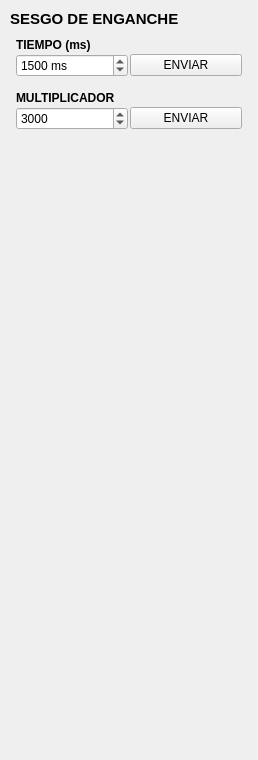
       <widget class="QFrame" name="box_dodge_bias">
        <property name="geometry">
         <rect>
          <x>1116</x>
          <y>20</y>
          <width>258</width>
          <height>760</height>
         </rect>
        </property>
        <layout class="QVBoxLayout" name="verticalLayout_box_dodge_bias">
         <property name="spacing">
          <number>6</number>
         </property>
         <property name="leftMargin">
          <number>10</number>
         </property>
         <property name="topMargin">
          <number>10</number>
         </property>
         <property name="rightMargin">
          <number>10</number>
         </property>
         <property name="bottomMargin">
          <number>10</number>
         </property>
         <item>
          <widget class="QLabel" name="label_title_dodge_bias">
           <property name="font">
            <font>
             <pointsize>11</pointsize>
             <bold>true</bold>
            </font>
           </property>
           <property name="text">
            <string>SESGO DE ENGANCHE</string>
           </property>
          </widget>
         </item>
         <item>
          <widget class="QFrame" name="item_dodge_bias_time">
           <layout class="QVBoxLayout" name="layout_item_dodge_bias_time">
            <property name="spacing">
             <number>2</number>
            </property>
            <property name="leftMargin">
             <number>6</number>
            </property>
            <property name="topMargin">
             <number>4</number>
            </property>
            <property name="rightMargin">
             <number>6</number>
            </property>
            <property name="bottomMargin">
             <number>4</number>
            </property>
            <item>
             <widget class="QLabel" name="label_dodgeBiasTime">
              <property name="font">
               <font>
                <bold>true</bold>
               </font>
              </property>
              <property name="text">
               <string>TIEMPO (ms)</string>
              </property>
             </widget>
            </item>
            <item>
             <layout class="QHBoxLayout" name="horizontalLayout_dodgeBiasTime">
              <item>
               <widget class="QSpinBox" name="setDodgeBiasTime">
                <property name="suffix">
                 <string> ms</string>
                </property>
                <property name="minimum">
                 <number>0</number>
                </property>
                <property name="maximum">
                 <number>30000</number>
                </property>
                <property name="singleStep">
                 <number>100</number>
                </property>
                <property name="value">
                 <number>1500</number>
                </property>
               </widget>
              </item>
              <item>
               <widget class="QPushButton" name="sendDodgeBiasTime">
                <property name="text">
                 <string>ENVIAR</string>
                </property>
               </widget>
              </item>
             </layout>
            </item>
           </layout>
          </widget>
         </item>
         <item>
          <widget class="QFrame" name="item_dodge_bias_mult">
           <layout class="QVBoxLayout" name="layout_item_dodge_bias_mult">
            <property name="spacing">
             <number>2</number>
            </property>
            <property name="leftMargin">
             <number>6</number>
            </property>
            <property name="topMargin">
             <number>4</number>
            </property>
            <property name="rightMargin">
             <number>6</number>
            </property>
            <property name="bottomMargin">
             <number>4</number>
            </property>
            <item>
             <widget class="QLabel" name="label_dodgeBiasMult">
              <property name="font">
               <font>
                <bold>true</bold>
               </font>
              </property>
              <property name="text">
               <string>MULTIPLICADOR</string>
              </property>
             </widget>
            </item>
            <item>
             <layout class="QHBoxLayout" name="horizontalLayout_dodgeBiasMult">
              <item>
               <widget class="QSpinBox" name="setDodgeBiasMult">
                <property name="minimum">
                 <number>0</number>
                </property>
                <property name="maximum">
                 <number>10000</number>
                </property>
                <property name="singleStep">
                 <number>10</number>
                </property>
                <property name="value">
                 <number>3000</number>
                </property>
               </widget>
              </item>
              <item>
               <widget class="QPushButton" name="sendDodgeBiasMult">
                <property name="text">
                 <string>ENVIAR</string>
                </property>
               </widget>
              </item>
             </layout>
            </item>
           </layout>
          </widget>
         </item>
         <item>
          <spacer name="verticalSpacer_dodge_bias">
           <property name="orientation">
            <enum>Qt::Orientation::Vertical</enum>
           </property>
           <property name="sizeHint" stdset="0">
            <size>
             <width>20</width>
             <height>10</height>
            </size>
           </property>
          </spacer>
         </item>
        </layout>
       </widget>
